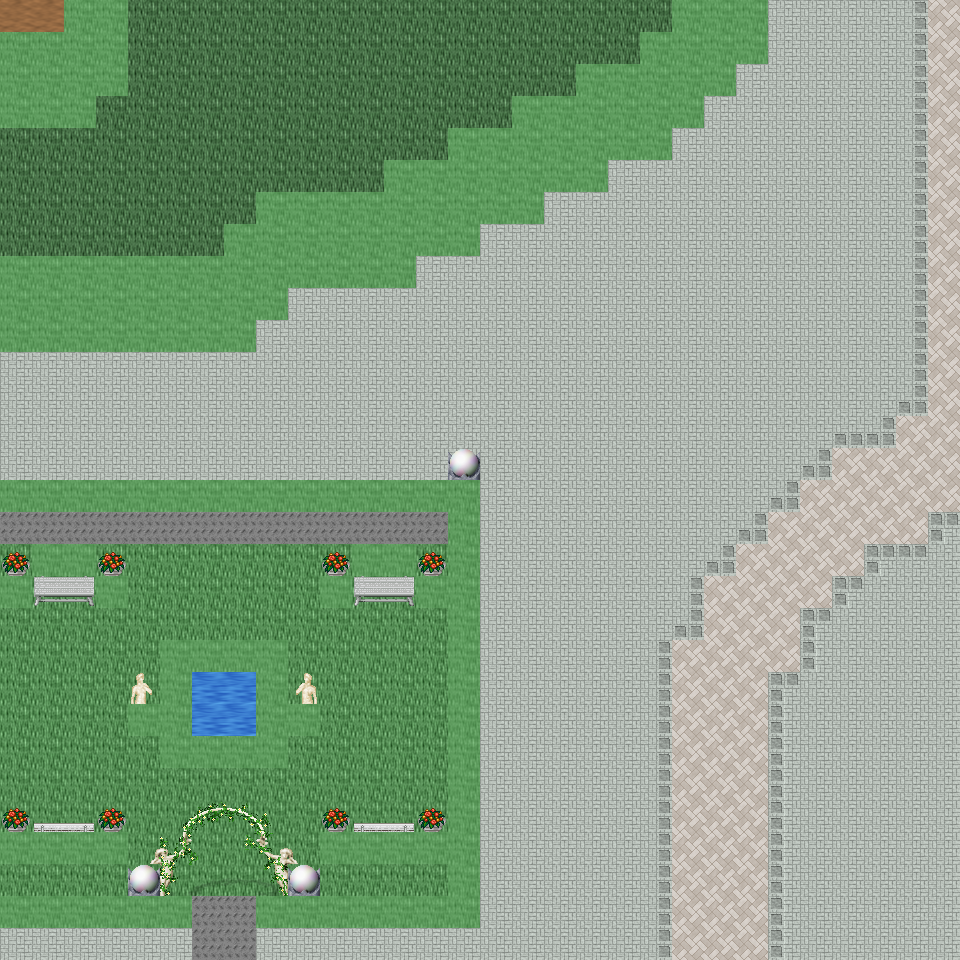

A 2D game scene composited from a Tiled map and its tileset images. What follows is a short description and the map's XML, with each tile layer's data collapsed to a summary:
An orthogonal 30x30 tile map with 32x32 px tiles, 6 tile layers (Ground, Object, Object2, Above, ...), 48 tilesets and 9 objects (9x mapExit).

<map version="1.0" orientation="orthogonal" renderorder="right-down" width="30" height="30" tilewidth="32" tileheight="32" nextobjectid="10">
  <tileset firstgid="1" name="tileset_ground_ground" tilewidth="32" tileheight="32" tilecount="33" columns="3">
    <image source="../drawable/tileset_ground_ground.png" width="96" height="352" />
  </tileset>
  <tileset firstgid="34" name="tileset_building_castle" tilewidth="32" tileheight="32" tilecount="320" columns="20">
    <image source="../drawable/tileset_building_castle.png" width="640" height="512" />
  </tileset>
  <tileset firstgid="354" name="tileset_furniture_carpet_carpets_2" tilewidth="32" tileheight="32" tilecount="12" columns="4">
    <image source="../drawable/tileset_furniture_carpet_carpets_2.png" width="128" height="160" />
  </tileset>
  <tileset firstgid="366" name="tileset_ground_indoor_tiles" tilewidth="32" tileheight="32" tilecount="8" columns="2">
    <image source="../drawable/tileset_ground_indoor_tiles.png" width="64" height="128" />
  </tileset>
  <tileset firstgid="374" name="tileset_ground_water_pool" tilewidth="32" tileheight="32" tilecount="72" columns="3">
    <image source="../drawable/tileset_ground_water_pool.png" width="96" height="768" />
  </tileset>
  <tileset firstgid="446" name="tileset_ground_brown_paving" tilewidth="32" tileheight="32" tilecount="2" columns="2">
    <image source="../drawable/tileset_ground_brown_paving.png" width="64" height="32" />
  </tileset>
  <tileset firstgid="448" name="tileset_ground_spikes" tilewidth="32" tileheight="32" tilecount="1" columns="1">
    <image source="../drawable/tileset_ground_spikes.png" width="32" height="32" />
  </tileset>
  <tileset firstgid="449" name="tileset_ground_ridge_earth_dark" tilewidth="32" tileheight="32" tilecount="96" columns="12">
    <image source="../drawable/tileset_ground_ridge_earth_dark.png" width="384" height="256" />
  </tileset>
  <tileset firstgid="545" name="tileset_plant_grasses" tilewidth="32" tileheight="32" tilecount="6" columns="3">
    <image source="../drawable/tileset_plant_grasses.png" width="96" height="64" />
  </tileset>
  <tileset firstgid="551" name="tileset_ground_water_pool_corners" tilewidth="32" tileheight="32" tilecount="72" columns="3">
    <image source="../drawable/tileset_ground_water_pool_corners.png" width="96" height="768" />
  </tileset>
  <tileset firstgid="623" name="tileset_building_fence_fence_chunky" tilewidth="32" tileheight="32" tilecount="21" columns="3">
    <image source="../drawable/tileset_building_fence_fence_chunky.png" width="96" height="224" />
  </tileset>
  <tileset firstgid="644" name="tileset_ground_earth_edges" tilewidth="32" tileheight="32" tilecount="18" columns="6">
    <image source="../drawable/tileset_ground_earth_edges.png" width="192" height="96" />
  </tileset>
  <tileset firstgid="662" name="tileset_ground_rock_pebbles" tilewidth="32" tileheight="32" tilecount="3" columns="1">
    <image source="../drawable/tileset_ground_rock_pebbles.png" width="32" height="96" />
  </tileset>
  <tileset firstgid="665" name="tileset_ground_square_patch" tilewidth="32" tileheight="32" tilecount="9" columns="3">
    <image source="../drawable/tileset_ground_square_patch.png" width="96" height="96" />
  </tileset>
  <tileset firstgid="674" name="tileset_plant_leaves" tilewidth="32" tileheight="32" tilecount="8" columns="4">
    <image source="../drawable/tileset_plant_leaves.png" width="128" height="64" />
  </tileset>
  <tileset firstgid="682" name="tileset_item_corpse_skull_dark" tilewidth="32" tileheight="32" tilecount="2" columns="2">
    <image source="../drawable/tileset_item_corpse_skull_dark.png" width="64" height="32" />
  </tileset>
  <tileset firstgid="684" name="tileset_item_corpse_skeleton" tilewidth="32" tileheight="32" tilecount="4" columns="2">
    <image source="../drawable/tileset_item_corpse_skeleton.png" width="64" height="64" />
  </tileset>
  <tileset firstgid="688" name="tileset_furniture_table_grey_fancy" tilewidth="32" tileheight="32" tilecount="9" columns="3">
    <image source="../drawable/tileset_furniture_table_grey_fancy.png" width="96" height="96" />
  </tileset>
  <tileset firstgid="697" name="tileset_furniture_table_grey_long" tilewidth="32" tileheight="32" tilecount="4" columns="2">
    <image source="../drawable/tileset_furniture_table_grey_long.png" width="64" height="64" />
  </tileset>
  <tileset firstgid="701" name="tileset_furniture_table_grey_plain" tilewidth="32" tileheight="32" tilecount="9" columns="3">
    <image source="../drawable/tileset_furniture_table_grey_plain.png" width="96" height="96" />
  </tileset>
  <tileset firstgid="710" name="tileset_item_gothic_slab" tilewidth="32" tileheight="32" tilecount="1" columns="1">
    <image source="../drawable/tileset_item_gothic_slab.png" width="32" height="32" />
  </tileset>
  <tileset firstgid="711" name="tileset_logic_creature_gnome" tilewidth="32" tileheight="32" tilecount="6" columns="6">
    <image source="../drawable/tileset_logic_creature_gnome.png" width="192" height="32" />
  </tileset>
  <tileset firstgid="717" name="tileset_logic_creature_animal" tilewidth="32" tileheight="32" tilecount="32" columns="8">
    <image source="../drawable/tileset_logic_creature_animal.png" width="256" height="128" />
  </tileset>
  <tileset firstgid="749" name="tileset_logic_collision" tilewidth="32" tileheight="32" tilecount="1" columns="1">
    <image source="../drawable/tileset_logic_collision.png" width="32" height="32" />
  </tileset>
  <tileset firstgid="750" name="tileset_ground_water_pool_deep" tilewidth="32" tileheight="32" tilecount="72" columns="3">
    <image source="../drawable/tileset_ground_water_pool_deep.png" width="96" height="768" />
  </tileset>
  <tileset firstgid="822" name="tileset_object_suspension_bridge" tilewidth="32" tileheight="32" tilecount="24" columns="3">
    <image source="../drawable/tileset_object_suspension_bridge.png" width="96" height="256" />
  </tileset>
  <tileset firstgid="846" name="tileset_plant_flower_daisy_blue" tilewidth="32" tileheight="32" tilecount="8" columns="2">
    <image source="../drawable/tileset_plant_flower_daisy_blue.png" width="64" height="128" />
  </tileset>
  <tileset firstgid="854" name="tileset_plant_flower_daisy_red" tilewidth="32" tileheight="32" tilecount="8" columns="2">
    <image source="../drawable/tileset_plant_flower_daisy_red.png" width="64" height="128" />
  </tileset>
  <tileset firstgid="862" name="tileset_plant_flower_daisy_white" tilewidth="32" tileheight="32" tilecount="8" columns="2">
    <image source="../drawable/tileset_plant_flower_daisy_white.png" width="64" height="128" />
  </tileset>
  <tileset firstgid="870" name="tileset_plant_flower_daisy_yellow" tilewidth="32" tileheight="32" tilecount="8" columns="2">
    <image source="../drawable/tileset_plant_flower_daisy_yellow.png" width="64" height="128" />
  </tileset>
  <tileset firstgid="878" name="tileset_plant_tree_tree_green" tilewidth="32" tileheight="32" tilecount="80" columns="8">
    <image source="../drawable/tileset_plant_tree_tree_green.png" width="256" height="352" />
  </tileset>
  <tileset firstgid="958" name="tileset_item_banners_flag" tilewidth="32" tileheight="32" tilecount="12" columns="3">
    <image source="../drawable/tileset_item_banners_flag.png" width="96" height="128" />
  </tileset>
  <tileset firstgid="970" name="tileset_item_flagpole" tilewidth="32" tileheight="32" tilecount="3" columns="1">
    <image source="../drawable/tileset_item_flagpole.png" width="32" height="96" />
  </tileset>
  <tileset firstgid="973" name="tileset_furniture_chair_bench_white" tilewidth="32" tileheight="32" tilecount="8" columns="2">
    <image source="../drawable/tileset_furniture_chair_bench_white.png" width="64" height="128" />
  </tileset>
  <tileset firstgid="981" name="tileset_item_statue_flowered_arch" tilewidth="32" tileheight="32" tilecount="24" columns="6">
    <image source="../drawable/tileset_item_statue_flowered_arch.png" width="192" height="128" />
  </tileset>
  <tileset firstgid="1005" name="tileset_building_decoration_block" tilewidth="32" tileheight="32" tilecount="2" columns="2">
    <image source="../drawable/tileset_building_decoration_block.png" width="64" height="32" />
  </tileset>
  <tileset firstgid="1007" name="tileset_building_decoration_orbpedestal" tilewidth="32" tileheight="32" tilecount="2" columns="1">
    <image source="../drawable/tileset_building_decoration_orbpedestal.png" width="32" height="64" />
  </tileset>
  <tileset firstgid="1009" name="tileset_item_statue_urn_with_flowers" tilewidth="32" tileheight="32" tilecount="2" columns="1">
    <image source="../drawable/tileset_item_statue_urn_with_flowers.png" width="32" height="64" />
  </tileset>
  <tileset firstgid="1011" name="tileset_building_decoration_pool" tilewidth="32" tileheight="32" tilecount="9" columns="3">
    <image source="../drawable/tileset_building_decoration_pool.png" width="96" height="96" />
  </tileset>
  <tileset firstgid="1020" name="tileset_item_statue_romanic_art1" tilewidth="32" tileheight="32" tilecount="4" columns="2">
    <image source="../drawable/tileset_item_statue_romanic_art1.png" width="64" height="64" />
  </tileset>
  <tileset firstgid="1024" name="tileset_building_wall_int_clay" tilewidth="32" tileheight="32" tilecount="100" columns="10">
    <image source="../drawable/tileset_building_wall_int_clay.png" width="320" height="320" />
  </tileset>
  <tileset firstgid="1124" name="tileset_ground_green_paving" tilewidth="32" tileheight="32" tilecount="18" columns="3">
    <image source="../drawable/tileset_ground_green_paving.png" width="96" height="192" />
  </tileset>
  <tileset firstgid="1142" name="tileset_logic_protection" tilewidth="32" tileheight="32" tilecount="2" columns="2">
    <image source="../drawable/tileset_logic_protection.png" width="64" height="32" />
  </tileset>
  <tileset firstgid="1144" name="tileset_furniture_other_stick" tilewidth="32" tileheight="32" tilecount="2" columns="1">
    <image source="../drawable/tileset_furniture_other_stick.png" width="32" height="64" />
  </tileset>
  <tileset firstgid="1146" name="tileset_item_scrying_orb" tilewidth="32" tileheight="32" tilecount="8" columns="8">
    <image source="../drawable/tileset_item_scrying_orb.png" width="256" height="32" />
  </tileset>
  <tileset firstgid="1154" name="tileset_light_dim_light_7x5" tilewidth="32" tileheight="32" tilecount="35" columns="7">
    <image source="../drawable/tileset_light_dim_light_7x5.png" width="224" height="160" />
  </tileset>
  <tileset firstgid="1189" name="tileset_light_light_5x5" tilewidth="32" tileheight="32" tilecount="25" columns="5">
    <image source="../drawable/tileset_light_light_5x5.png" width="160" height="160" />
  </tileset>
  <tileset firstgid="1214" name="tileset_furniture_light_lamp_bronze" tilewidth="32" tileheight="32" tilecount="3" columns="1">
    <image source="../drawable/tileset_furniture_light_lamp_bronze.png" width="32" height="96" />
  </tileset>
  <layer name="Ground" width="30" height="30">
    <data>[900 cells, 900 non-empty, 6 distinct tile ids]</data>
  </layer>
  <layer name="Object" width="30" height="30">
    <data>[900 cells, 191 non-empty, 44 distinct tile ids]</data>
  </layer>
  <layer name="Object2" width="30" height="30">
    <data>[900 cells, 40 non-empty, 5 distinct tile ids]</data>
  </layer>
  <layer name="Above" width="30" height="30">
    <data>[900 cells, 30 non-empty, 18 distinct tile ids]</data>
  </layer>
  <layer name="Above2" width="30" height="30">
    <data>[900 cells, 0 non-empty, 0 distinct tile ids]</data>
  </layer>
  <layer name="Walkable" width="30" height="30">
    <data>[900 cells, 162 non-empty, 1 distinct tile ids]</data>
  </layer>
  <objectgroup name="MapEvents">
    <object id="1" name="south" type="mapExit" x="0" y="928" width="960" height="32">
      <properties>
        <property name="map" value="level_0_x224_y26" />
        <property name="x" value="0" />
        <property name="y" value="1" />
      </properties>
    </object>
    <object id="2" name="west" type="mapExit" x="0" y="0" width="32" height="32">
      <properties>
        <property name="map" value="level_0_x223_y25" />
        <property name="x" value="28" />
        <property name="y" value="0" />
      </properties>
    </object>
    <object id="3" name="west2" type="mapExit" x="0" y="128" width="32" height="128">
      <properties>
        <property name="map" value="level_0_x223_y25" />
        <property name="x" value="28" />
        <property name="y" value="4" />
      </properties>
    </object>
    <object id="4" name="west3" type="mapExit" x="0" y="352" width="32" height="128">
      <properties>
        <property name="map" value="level_0_x223_y25" />
        <property name="x" value="28" />
        <property name="y" value="11" />
      </properties>
    </object>
    <object id="5" name="west4" type="mapExit" x="0" y="512" width="32" height="64">
      <properties>
        <property name="map" value="level_0_x223_y25" />
        <property name="x" value="28" />
        <property name="y" value="16" />
      </properties>
    </object>
    <object id="6" name="west5" type="mapExit" x="0" y="608" width="32" height="224">
      <properties>
        <property name="map" value="level_0_x223_y25" />
        <property name="x" value="28" />
        <property name="y" value="19" />
      </properties>
    </object>
    <object id="7" name="west6" type="mapExit" x="0" y="864" width="32" height="32">
      <properties>
        <property name="map" value="level_0_x223_y25" />
        <property name="x" value="28" />
        <property name="y" value="27" />
      </properties>
    </object>
    <object id="8" name="west7" type="mapExit" x="0" y="928" width="32" height="32">
      <properties>
        <property name="map" value="level_0_x223_y25" />
        <property name="x" value="28" />
        <property name="y" value="29" />
      </properties>
    </object>
    <object id="9" name="east" type="mapExit" x="928" y="0" width="32" height="960">
      <properties>
        <property name="map" value="level_0_x225_y25" />
        <property name="x" value="1" />
        <property name="y" value="0" />
      </properties>
    </object>
  </objectgroup>
</map>
